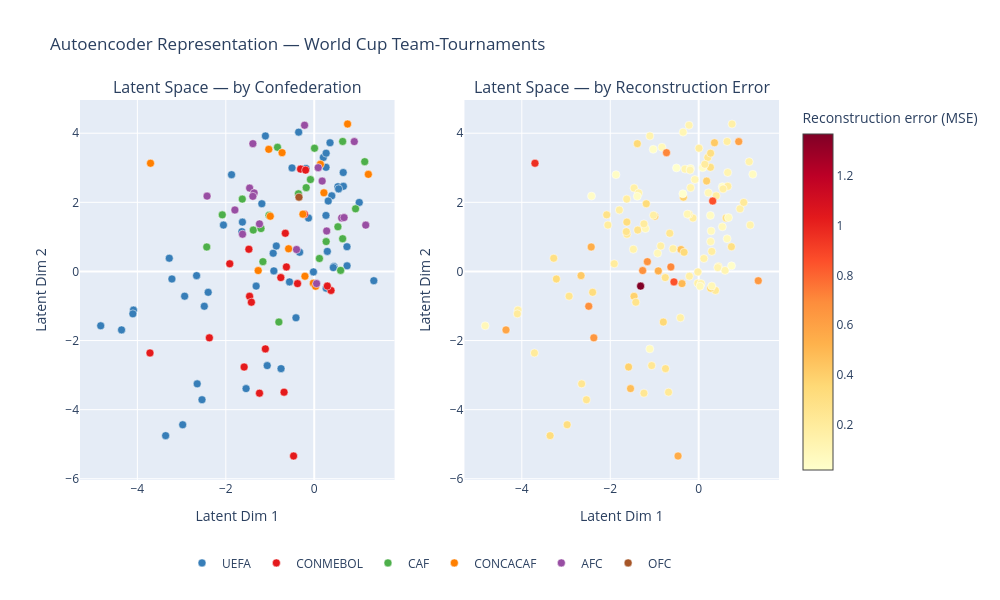

Notebook code cell kept with this figure:
### Markdown cell above
**Reading the training curve.**

The curve shows the textbook shape of successful training: a slow start (epochs
0–25, weights are far from useful values), a steep drop (epochs 25–75, the
network rapidly learns the dominant structure), and a long tail of diminishing
improvements (epochs 75–200, fine-tuning near a local minimum).

The loss at epoch 200 is 0.22. Because the input is standardised to unit
variance, an MSE of 0.22 means the average reconstruction error is roughly
$\sqrt{0.22} \approx 0.47$ standard deviations per feature — the network is
recovering the original feature values to within about half a standard deviation
on average. This is reasonable for a 3-dimensional bottleneck compressing 11
features.

Three diagnostic checks: if the curve is still falling steeply at epoch 200,
train for more epochs. If it oscillates rather than decreasing smoothly, the
learning rate is too high — try `lr=1e-4`. If it drops instantly to near zero,
the network has memorised the data rather than learned structure — reduce
capacity or add regularisation.

### Code cell
if TORCH_AVAILABLE:

    model.eval()
    with torch.no_grad():
        z_all     = model[0](X_tensor).numpy()   # encoder → latent space
        recon_all = model(X_tensor).numpy()      # reconstruction

    ae_df = pd.DataFrame(z_all, columns=[f'AE{i+1}' for i in range(LATENT_DIM)])

    recon_errors = np.mean((X_scaled - recon_all)**2, axis=1)
    wc["recon_error"] = recon_errors


    # ─────────────────────────────────────────────
    # Plotly figure
    # ─────────────────────────────────────────────

    fig = make_subplots(
        rows=1,
        cols=2,
        subplot_titles=[
            "Latent Space — by Confederation",
            "Latent Space — by Reconstruction Error"
        ]
    )


    # ─────────────────────────────────────────────
    # Panel 1 — Confederation
    # ─────────────────────────────────────────────

    for conf, color in conf_colors.items():

        mask = wc["confederation"] == conf

        fig.add_trace(
            go.Scatter(
                x=z_all[mask,0],
                y=z_all[mask,1],
                mode="markers",
                name=conf,
                marker=dict(
                    color=color,
                    size=8,
                    line=dict(width=0.5, color="white")
                ),
                customdata=wc.loc[mask,["team","year","round_label","recon_error"]],
                hovertemplate=
                "<b>%{customdata[0]}</b><br>"
                "Year: %{customdata[1]}<br>"
                "Round: %{customdata[2]}<br>"
                "Reconstruction error: %{customdata[3]:.4f}<br>"
                "AE1: %{x:.2f}<br>"
                "AE2: %{y:.2f}<extra></extra>"
            ),
            row=1,
            col=1
        )


    # ─────────────────────────────────────────────
    # Panel 2 — Reconstruction error
    # ─────────────────────────────────────────────

    fig.add_trace(
        go.Scatter(
            x=z_all[:,0],
            y=z_all[:,1],
            mode="markers",
            showlegend=False,
            marker=dict(
                size=8,
                color=recon_errors,
                colorscale="YlOrRd",
                line=dict(width=0.5, color="white"),
                colorbar=dict(
                    title="Reconstruction error (MSE)",
                    x=1.02
                )
            ),
            customdata=wc[["team","year","round_label","recon_error"]],
            hovertemplate=
            "<b>%{customdata[0]}</b><br>"
            "Year: %{customdata[1]}<br>"
            "Round: %{customdata[2]}<br>"
            "Reconstruction error: %{customdata[3]:.4f}<br>"
            "AE1: %{x:.2f}<br>"
            "AE2: %{y:.2f}<extra></extra>"
        ),
        row=1,
        col=2
    )


    # ─────────────────────────────────────────────
    # Axes
    # ─────────────────────────────────────────────

    fig.update_xaxes(title_text="Latent Dim 1", row=1, col=1)
    fig.update_yaxes(title_text="Latent Dim 2", row=1, col=1)

    fig.update_xaxes(title_text="Latent Dim 1", row=1, col=2)
    fig.update_yaxes(title_text="Latent Dim 2", row=1, col=2)


    # ─────────────────────────────────────────────
    # Layout
    # ─────────────────────────────────────────────

    fig.update_layout(
    title="Autoencoder Representation — World Cup Team-Tournaments",

    width=1000,
    height=600,

    legend=dict(
        orientation="h",
        yanchor="top",
        y=-0.18,      # pushes legend below plots
        xanchor="center",
        x=0.5,
        title=""
    ),

    margin=dict(
        b=120         # space for legend
    )
)

    fig.show()


    # ─────────────────────────────────────────────
    # Top anomalies
    # ─────────────────────────────────────────────

    print("Team-tournaments with highest reconstruction error:")

    print(
        wc.assign(AE1=z_all[:,0], AE2=z_all[:,1])
        .nlargest(8, "recon_error")[["team","year","round_label","recon_error"]]
        .to_string(index=False)
    )

### Figure 1 — Plotly figure (JSON) as saved in the notebook; plotly's stock layout.template omitted (floating-point values rounded to 4 significant figures; data arrays with more than 128 entries replaced by an {"elided": "..."} marker saying what was removed)
{"data": [{"customdata": {"elided": "54x4 mixed values"}, "hovertemplate": "<b>%{customdata[0]}</b><br>Year: %{customdata[1]}<br>Round: %{customdata[2]}<br>Reconstruction error: %{customdata[3]:.4f}<br>AE1: %{x:.2f}<br>AE2: %{y:.2f}<extra></extra>", "marker": {"color": "#377eb8", "line": {"color": "white", "width": 0.5}, "size": 8}, "mode": "markers", "name": "UEFA", "type": "scatter", "x": [0.2656, 0.4451, 0.6556, -2.647, 0.5354, 1.347, -2.538, -0.9133, 0.6586, -0.01833, -0.1298, -1.541, 0.2661, -0.7505, 0.2961, 0.2713, 1.018, -1.064, -3.36, 0.4311, 0.3571, 0.3966, -2.975, 0.7426, 0.5515, 0.7402, -0.4129, -4.828, -4.357, -1.185, -2.93, -4.088, 0.3163, -1.104, -0.1861, -0.9283, -3.278, -0.5024, -0.5593, -2.053, -0.8581, 0.2061, -2.66, 0.2694, -2.486, -4.101, -0.3309, -3.218, -1.87, -2.399, -1.624, -1.314, -1.636, -0.3522], "xaxis": "x", "y": [1.621, 0.1408, 2.863, -3.253, 2.452, -0.2686, -3.713, 0.01572, 2.464, -0.01366, 1.546, -3.392, 3.014, -2.813, 0.5805, -0.4844, 1.996, -2.725, -4.753, 0.1113, 3.724, 2.188, -4.437, 0.1619, 2.389, 0.7153, -1.342, -1.573, -1.692, 1.959, -0.7161, -1.119, 2.038, 3.921, 2.981, 0.5273, 0.3822, 2.996, -0.3028, 1.342, 0.7356, 3.298, -0.1217, 3.422, -1.007, -1.227, 0.5556, -0.2181, 2.8, -0.6038, 1.428, -0.4245, 1.152, 4.032], "yaxis": "y"}, {"customdata": [["Argentina", 2010, "Quarter-final", 0.2221], ["Brazil", 2010, "Quarter-final", 0.06591], ["Chile", 2010, "Round of 16", 0.2168], ["Paraguay", 2010, "Quarter-final", 0.4928], ["Uruguay", 2010, "Semi-final", 0.391], ["Argentina", 2014, "Runner-up", 0.2353], ["Brazil", 2014, "Semi-final", 0.5508], ["Chile", 2014, "Round of 16", 0.276], ["Colombia", 2014, "Quarter-final", 0.6485], ["Ecuador", 2014, "Group Stage", 0.1768], ["Uruguay", 2014, "Round of 16", 0.09544], ["Argentina", 2018, "Group Stage", 0.7056], ["Brazil", 2018, "Quarter-final", 0.3855], ["Colombia", 2018, "Round of 16", 0.1434], ["Peru", 2018, "Group Stage", 0.1201], ["Uruguay", 2018, "Quarter-final", 0.1984], ["Argentina", 2022, "Winner", 0.2062], ["Brazil", 2022, "Quarter-final", 0.2655], ["Ecuador", 2022, "Group Stage", 0.2471], ["Uruguay", 2022, "Group Stage", 0.1167]], "hovertemplate": "<b>%{customdata[0]}</b><br>Year: %{customdata[1]}<br>Round: %{customdata[2]}<br>Reconstruction error: %{customdata[3]:.4f}<br>AE1: %{x:.2f}<br>AE2: %{y:.2f}<extra></extra>", "marker": {"color": "#e41a1c", "line": {"color": "white", "width": 0.5}, "size": 8}, "mode": "markers", "name": "CONMEBOL", "type": "scatter", "x": [-0.6825, -1.105, 0.3796, -0.3779, -1.585, -1.238, -0.4669, -0.756, -2.372, -0.2236, 0.2962, -0.6294, -1.462, -1.478, -0.3091, -1.91, -3.715, -1.421, -0.6543, -0.1952], "xaxis": "x", "y": [-3.494, -2.241, -0.5495, -0.3523, -2.767, -3.523, -5.341, -0.1778, -1.922, 1.653, -0.4234, 0.13, -0.7198, 0.6428, 2.962, 0.2215, -2.359, -0.8907, 1.105, 2.932], "yaxis": "y"}, {"customdata": [["Algeria", 2010, "Group Stage", 0.1789], ["Cameroon", 2010, "Group Stage", 0.1561], ["Ghana", 2010, "Quarter-final", 0.3514], ["Ivory Coast", 2010, "Group Stage", 0.1481], ["Nigeria", 2010, "Group Stage", 0.1331], ["South Africa", 2010, "Group Stage", 0.07818], ["Algeria", 2014, "Round of 16", 0.6644], ["Cameroon", 2014, "Group Stage", 0.1381], ["Ghana", 2014, "Group Stage", 0.07147], ["Ivory Coast", 2014, "Group Stage", 0.1162], ["Nigeria", 2014, "Round of 16", 0.1011], ["Egypt", 2018, "Group Stage", 0.08606], ["Morocco", 2018, "Group Stage", 0.1062], ["Nigeria", 2018, "Group Stage", 0.01653], ["Senegal", 2018, "Round of 16", 0.1661], ["Tunisia", 2018, "Group Stage", 0.2676], ["Cameroon", 2022, "Group Stage", 0.1815], ["Ghana", 2022, "Group Stage", 0.2785], ["Morocco", 2022, "Semi-final", 0.5424], ["Senegal", 2022, "Round of 16", 0.09988], ["Tunisia", 2022, "Group Stage", 0.1861]], "hovertemplate": "<b>%{customdata[0]}</b><br>Year: %{customdata[1]}<br>Round: %{customdata[2]}<br>Reconstruction error: %{customdata[3]:.4f}<br>AE1: %{x:.2f}<br>AE2: %{y:.2f}<extra></extra>", "marker": {"color": "#4daf4a", "line": {"color": "white", "width": 0.5}, "size": 8}, "mode": "markers", "name": "CAF", "type": "scatter", "x": [0.6427, 0.9346, -0.7999, 0.1177, -0.1819, 0.5354, -1.161, 1.142, 0.6426, 0.5968, 0.2695, -0.8308, -0.08645, -0.3579, -1.022, -1.379, -1.627, -2.08, -2.431, -1.204, 0.006671], "xaxis": "x", "y": [3.762, 1.813, -1.465, 0.3744, 2.425, 1.293, 0.2827, 3.177, 0.9466, 0.03031, 0.8641, 3.594, 2.659, 2.247, 1.625, 1.198, 2.094, 1.637, 0.7075, 1.24, 3.566], "yaxis": "y"}, {"customdata": [["Honduras", 2010, "Group Stage", 0.1587], ["Mexico", 2010, "Round of 16", 0.1503], ["United States", 2010, "Round of 16", 0.08414], ["Costa Rica", 2014, "Quarter-final", 0.671], ["Honduras", 2014, "Group Stage", 0.05851], ["Mexico", 2014, "Round of 16", 0.1623], ["United States", 2014, "Round of 16", 0.1702], ["Costa Rica", 2018, "Group Stage", 0.03645], ["Mexico", 2018, "Round of 16", 0.411], ["Panama", 2018, "Group Stage", 0.7087], ["Canada", 2022, "Group Stage", 0.1915], ["Costa Rica", 2022, "Group Stage", 0.9623], ["Mexico", 2022, "Group Stage", 0.09891], ["United States", 2022, "Round of 16", 0.1051]], "hovertemplate": "<b>%{customdata[0]}</b><br>Year: %{customdata[1]}<br>Round: %{customdata[2]}<br>Reconstruction error: %{customdata[3]:.4f}<br>AE1: %{x:.2f}<br>AE2: %{y:.2f}<extra></extra>", "marker": {"color": "#ff7f00", "line": {"color": "white", "width": 0.5}, "size": 8}, "mode": "markers", "name": "CONCACAF", "type": "scatter", "x": [0.7537, -0.0204, 0.03177, -1.267, 1.223, -0.2103, -0.5795, -1.028, -0.9942, -0.7277, 0.1395, -3.702, 0.2188, -0.256], "xaxis": "x", "y": [4.267, -0.3397, -0.4285, 0.02499, 2.81, -0.1384, 0.6558, 3.534, 1.598, 3.437, 3.1, 3.131, 2.276, 1.658], "yaxis": "y"}, {"customdata": [["Australia", 2010, "Group Stage", 0.07362], ["Japan", 2010, "Round of 16", 0.455], ["North Korea", 2010, "Group Stage", 0.6008], ["South Korea", 2010, "Round of 16", 0.129], ["Australia", 2014, "Group Stage", 0.2929], ["Japan", 2014, "Group Stage", 0.1337], ["South Korea", 2014, "Group Stage", 0.07582], ["Australia", 2018, "Group Stage", 0.0441], ["Iran", 2018, "Group Stage", 0.348], ["Japan", 2018, "Round of 16", 0.2279], ["Saudi Arabia", 2018, "Group Stage", 0.3993], ["South Korea", 2018, "Group Stage", 0.1592], ["Australia", 2022, "Round of 16", 0.04006], ["Iran", 2022, "Group Stage", 0.1368], ["Japan", 2022, "Round of 16", 0.1663], ["Qatar", 2022, "Group Stage", 0.1261], ["Saudi Arabia", 2022, "Group Stage", 0.04304], ["South Korea", 2022, "Round of 16", 0.1949]], "hovertemplate": "<b>%{customdata[0]}</b><br>Year: %{customdata[1]}<br>Round: %{customdata[2]}<br>Reconstruction error: %{customdata[3]:.4f}<br>AE1: %{x:.2f}<br>AE2: %{y:.2f}<extra></extra>", "marker": {"color": "#984ea3", "line": {"color": "white", "width": 0.5}, "size": 8}, "mode": "markers", "name": "AFC", "type": "scatter", "x": [0.2815, -0.4001, 0.9057, 0.05331, 0.6207, 1.165, 0.6744, 0.09, -1.387, -1.622, 0.1792, -1.461, -2.424, -1.359, -1.794, -0.2187, -1.388, -1.238], "xaxis": "x", "y": [1.171, 0.6342, 3.757, -0.3522, 1.549, 1.341, 1.559, 3.004, 3.698, 1.077, 2.616, 2.413, 2.18, 2.273, 1.778, 4.231, 2.174, 1.376], "yaxis": "y"}, {"customdata": [["New Zealand", 2010, "Group Stage", 0.385]], "hovertemplate": "<b>%{customdata[0]}</b><br>Year: %{customdata[1]}<br>Round: %{customdata[2]}<br>Reconstruction error: %{customdata[3]:.4f}<br>AE1: %{x:.2f}<br>AE2: %{y:.2f}<extra></extra>", "marker": {"color": "#a65628", "line": {"color": "white", "width": 0.5}, "size": 8}, "mode": "markers", "name": "OFC", "type": "scatter", "x": [-0.345], "xaxis": "x", "y": [2.149], "yaxis": "y"}, {"customdata": {"elided": "128x4 mixed values"}, "hovertemplate": "<b>%{customdata[0]}</b><br>Year: %{customdata[1]}<br>Round: %{customdata[2]}<br>Reconstruction error: %{customdata[3]:.4f}<br>AE1: %{x:.2f}<br>AE2: %{y:.2f}<extra></extra>", "marker": {"color": [0.1789, 0.2221, 0.07362, 0.06591, 0.1561, 0.2168, 0.052, 0.1496, 0.1203, 0.2446, 0.3514, 0.03811, 0.1587, 0.6421, 0.1481, 0.455, 0.1503, 0.2522, 0.385, 0.1331, 0.6008, 0.4928, 0.5408, 0.186, 0.1643, 0.1822, 0.07818, 0.129, 0.4762, 0.2966, 0.08414, 0.391, 0.6644, 0.2353, 0.2929, 0.2701, 0.1849, 0.5508, 0.1381, 0.276, 0.6485, 0.671, 0.3423, 0.1768, 0.2084, 0.2349, 0.3231, 0.07147, 0.1261, 0.05851, 0.4221, 0.1894, 0.1162, 0.1337, 0.1623, 0.31, 0.1011, 0.02646, 0.1697, 0.07582, 0.2931, 0.16, 0.1702, 0.09544, 0.7056, 0.0441, 0.08927, 0.3855, 0.1434, 0.03645, 0.5841, 0.3333, 0.08606, 0.2563, 0.168, 0.8561, 0.1265, 0.348, 0.2279, 0.411, 0.1062, 0.01653, 0.7087, 0.1201, 0.04982, 0.08786, 0.293, 0.3993, 0.1661, 0.01953, 0.1592, 0.8548, 0.1897, 0.1679, 0.2676, 0.1984, 0.2062, 0.04006, 0.2348, 0.2655, 0.1815, 0.1915, 0.9623, 0.4233, 0.3026, 0.2471, 0.6791, 0.1988, 0.3367, 0.2785, 0.1368, 0.1663, 0.09891, 0.5424, 0.3336, 0.04452, 0.3192, 0.1261, 0.04304, 0.09988, 0.3183, 0.1949, 1.37, 0.2613, 0.1861, 0.1051, 0.1167, 0.1033], "colorbar": {"title": {"text": "Reconstruction error (MSE)"}, "x": 1.02}, "colorscale": [[0, "rgb(255,255,204)"], [0.125, "rgb(255,237,160)"], [0.25, "rgb(254,217,118)"], [0.375, "rgb(254,178,76)"], [0.5, "rgb(253,141,60)"], [0.625, "rgb(252,78,42)"], [0.75, "rgb(227,26,28)"], [0.875, "rgb(189,0,38)"], [1, "rgb(128,0,38)"]], "line": {"color": "white", "width": 0.5}, "size": 8}, "mode": "markers", "showlegend": false, "type": "scatter", "x": [0.6427, -0.6825, 0.2815, -1.105, 0.9346, 0.3796, 0.2656, 0.4451, 0.6556, -2.647, -0.7999, 0.5354, 0.7537, 1.347, 0.1177, -0.4001, -0.0204, -2.538, -0.345, -0.1819, 0.9057, -0.3779, -0.9133, 0.6586, -0.01833, -0.1298, 0.5354, 0.05331, -1.541, 0.2661, 0.03177, -1.585, -1.161, -1.238, 0.6207, -0.7505, 0.2961, -0.4669, 1.142, -0.756, -2.372, -1.267, 0.2713, -0.2236, 1.018, -1.064, -3.36, 0.6426, 0.4311, 1.223, 0.3571, 0.3966, 0.5968, 1.165, -0.2103, -2.975, 0.2695, 0.7426, 0.5515, 0.6744, 0.7402, -0.4129, -0.5795, 0.2962, -0.6294, 0.09, -4.828, -1.462, -1.478, -1.028, -4.357, -1.185, -0.8308, -2.93, -4.088, 0.3163, -1.104, -1.387, -1.622, -0.9942, -0.08645, -0.3579, -0.7277, -0.3091, -0.1861, -0.9283, -3.278, 0.1792, -1.022, -0.5024, -1.461, -0.5593, -2.053, -0.8581, -1.379, -1.91, -3.715, -2.424, 0.2061, -1.421, -1.627, 0.1395, -3.702, -2.66, 0.2694, -0.6543, -2.486, -4.101, -0.3309, -2.08, -1.359, -1.794, 0.2188, -2.431, -3.218, -1.87, -2.399, -0.2187, -1.388, -1.204, -1.624, -1.238, -1.314, -1.636, 0.006671, -0.256, -0.1952, -0.3522], "xaxis": "x2", "y": [3.762, -3.494, 1.171, -2.241, 1.813, -0.5495, 1.621, 0.1408, 2.863, -3.253, -1.465, 2.452, 4.267, -0.2686, 0.3744, 0.6342, -0.3397, -3.713, 2.149, 2.425, 3.757, -0.3523, 0.01572, 2.464, -0.01366, 1.546, 1.293, -0.3522, -3.392, 3.014, -0.4285, -2.767, 0.2827, -3.523, 1.549, -2.813, 0.5805, -5.341, 3.177, -0.1778, -1.922, 0.02499, -0.4844, 1.653, 1.996, -2.725, -4.753, 0.9466, 0.1113, 2.81, 3.724, 2.188, 0.03031, 1.341, -0.1384, -4.437, 0.8641, 0.1619, 2.389, 1.559, 0.7153, -1.342, 0.6558, -0.4234, 0.13, 3.004, -1.573, -0.7198, 0.6428, 3.534, -1.692, 1.959, 3.594, -0.7161, -1.119, 2.038, 3.921, 3.698, 1.077, 1.598, 2.659, 2.247, 3.437, 2.962, 2.981, 0.5273, 0.3822, 2.616, 1.625, 2.996, 2.413, -0.3028, 1.342, 0.7356, 1.198, 0.2215, -2.359, 2.18, 3.298, -0.8907, 2.094, 3.1, 3.131, -0.1217, 3.422, 1.105, -1.007, -1.227, 0.5556, 1.637, 2.273, 1.778, 2.276, 0.7075, -0.2181, 2.8, -0.6038, 4.231, 2.174, 1.24, 1.428, 1.376, -0.4245, 1.152, 3.566, 1.658, 2.932, 4.032], "yaxis": "y2"}], "layout": {"annotations": [{"font": {"size": 16}, "showarrow": false, "text": "Latent Space — by Confederation", "x": 0.225, "xanchor": "center", "xref": "paper", "y": 1, "yanchor": "bottom", "yref": "paper"}, {"font": {"size": 16}, "showarrow": false, "text": "Latent Space — by Reconstruction Error", "x": 0.775, "xanchor": "center", "xref": "paper", "y": 1, "yanchor": "bottom", "yref": "paper"}], "height": 600, "legend": {"orientation": "h", "title": {"text": ""}, "x": 0.5, "xanchor": "center", "y": -0.18, "yanchor": "top"}, "margin": {"b": 120}, "title": {"text": "Autoencoder Representation — World Cup Team-Tournaments"}, "width": 1000, "xaxis": {"anchor": "y", "domain": [0, 0.45], "title": {"text": "Latent Dim 1"}}, "xaxis2": {"anchor": "y2", "domain": [0.55, 1], "title": {"text": "Latent Dim 1"}}, "yaxis": {"anchor": "x", "domain": [0, 1], "title": {"text": "Latent Dim 2"}}, "yaxis2": {"anchor": "x2", "domain": [0, 1], "title": {"text": "Latent Dim 2"}}}}
